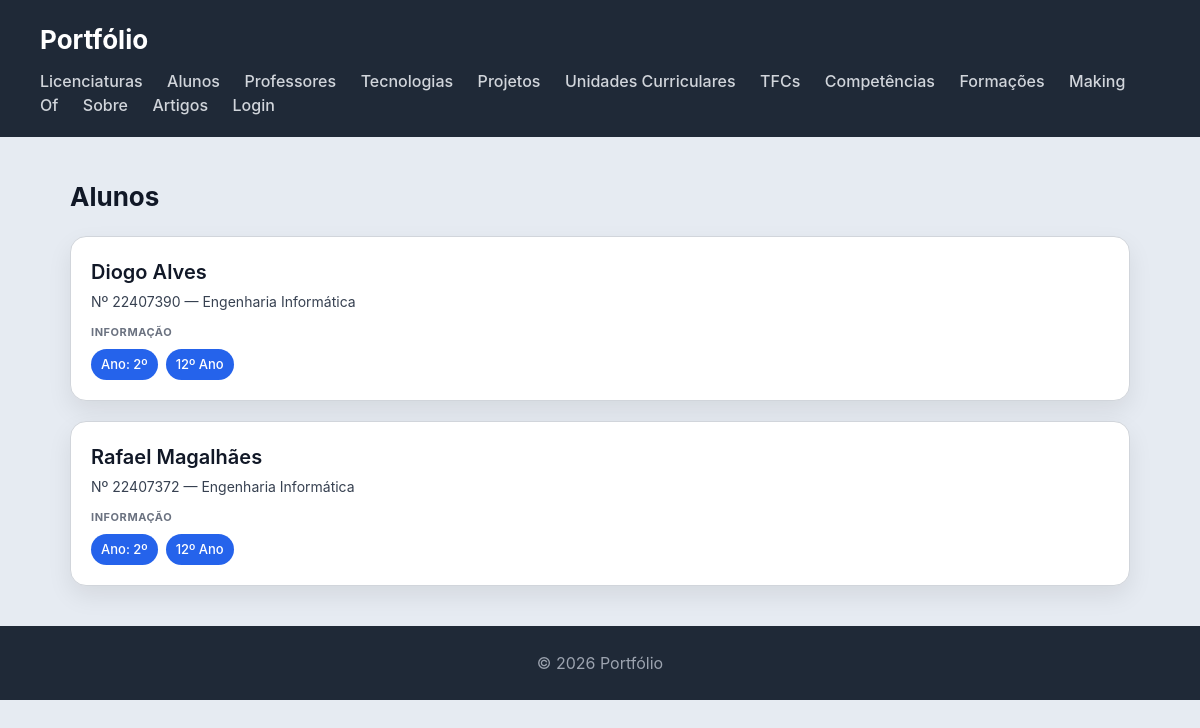
Page /alunos/ on the committed database.
### portfolio/models.py (models this page shows, shortened)
class Aluno(models.Model):
    nome = models.CharField(max_length=100)
    numero = models.DecimalField(max_digits=8, decimal_places=0)
    ano = models.IntegerField()
    licenciatura = models.ForeignKey(Licenciatura, on_delete=models.CASCADE)
    formacao_texto = models.CharField(max_length=150)

class Licenciatura(models.Model):
    nome = models.CharField(max_length=100)
    duracao = models.IntegerField()
    creditos = models.IntegerField()
    informacao = models.CharField(max_length=250)

### portfolio/views.py (the view)
# urls.py: path('alunos/', views.alunos_view, name='alunos'),
def alunos_view(request):
    alunos = Aluno.objects.select_related('licenciatura').all()
    return render(request, 'portfolio/alunos.html', {'alunos': alunos})

### portfolio/templates/portfolio/alunos.html
{% extends 'portfolio/base.html' %}
{% block content %}
<h2>Alunos</h2>
<section>
    {% for aluno in alunos %}
    <article>
        <header>
            <h3>{{ aluno.nome }}</h3>
            <p>Nº {{ aluno.numero }} &mdash; {{ aluno.licenciatura.nome }}</p>
        </header>
        <section>
            <h4>Informação</h4>
            <ul>
                <li>Ano: {{ aluno.ano }}º</li>
                <li>{{ aluno.formacao_texto }}</li>
            </ul>
        </section>
    </article>
    {% empty %}
    <p>Nenhum aluno encontrado.</p>
    {% endfor %}
</section>
{% endblock %}

### portfolio/static/portfolio/styles.css (style rules this page uses)
* { box-sizing: border-box; margin: 0; padding: 0; }
body { font-family: "Inter", "Segoe UI", system-ui, -apple-system, sans-serif; background: #e6ebf2; color: #111827; line-height: 1.5; }
h2 { margin-bottom: 20px; font-size: 26px; }
section > article { background: white; padding: 20px; border-radius: 16px; border: 1px solid #d1d5db; box-shadow: 0 10px 25px rgba(0,0,0,0.08); transition: all 0.25s ease; margin-bottom: 20px; }
article > header { margin-bottom: 12px; }
article > header > h3 { font-size: 20px; font-weight: 600; margin-bottom: 4px; }
article > header > p { font-size: 14px; color: #374151; }
article > section { margin-top: 10px; }
article > section > h4 { font-size: 11px; text-transform: uppercase; color: #6b7280; margin-bottom: 8px; letter-spacing: 0.05em; }
article > section > ul { list-style: none; display: flex; flex-wrap: wrap; gap: 8px; }
article > section > ul > li { background: #2563eb; color: white; padding: 6px 10px; border-radius: 999px; font-size: 13px; font-weight: 500; }

### rows in the picture
Aluno: nome "Diogo Alves", numero "22407390", licenciatura.nome "Engenharia Informática", ano "2", formacao_texto "12º Ano"
Aluno: nome "Rafael Magalhães", numero "22407372", licenciatura.nome "Engenharia Informática", ano "2", formacao_texto "12º Ano"
